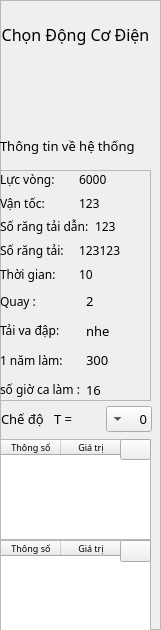
   <widget class="QFrame" name="frame">
    <property name="geometry">
     <rect>
      <x>1</x>
      <y>79</y>
      <width>161</width>
      <height>630</height>
     </rect>
    </property>
    <property name="maximumSize">
     <size>
      <width>180</width>
      <height>630</height>
     </size>
    </property>
    <property name="font">
     <font>
      <family>Noto Sans</family>
      <pointsize>10</pointsize>
     </font>
    </property>
    <property name="styleSheet">
     <string notr="true"/>
    </property>
    <property name="frameShape">
     <enum>QFrame::StyledPanel</enum>
    </property>
    <property name="frameShadow">
     <enum>QFrame::Raised</enum>
    </property>
    <widget class="QPushButton" name="Setting_engine">
     <property name="geometry">
      <rect>
       <x>0</x>
       <y>50</y>
       <width>151</width>
       <height>81</height>
      </rect>
     </property>
     <property name="styleSheet">
      <string notr="true">  #Setting_engine{  border-width: 9px;
    border-radius: 10px;
    border-color:rgba(0,0,0,0.5); ;
    font: bold 14px;
    padding: 1px}
#Setting_engine:hover{
background-color:	rgba(116, 114, 157, 0.2);
}
</string>
     </property>
     <property name="text">
      <string/>
     </property>
    </widget>
    <widget class="QLabel" name="label_2">
     <property name="geometry">
      <rect>
       <x>0</x>
       <y>9</y>
       <width>151</width>
       <height>51</height>
      </rect>
     </property>
     <property name="font">
      <font>
       <family>Noto Sans</family>
       <pointsize>12</pointsize>
      </font>
     </property>
     <property name="text">
      <string>Chọn Động Cơ Điện</string>
     </property>
     <property name="alignment">
      <set>Qt::AlignCenter</set>
     </property>
    </widget>
    <widget class="QLabel" name="label_3">
     <property name="geometry">
      <rect>
       <x>0</x>
       <y>130</y>
       <width>141</width>
       <height>31</height>
      </rect>
     </property>
     <property name="text">
      <string>Thông tin về hệ thống</string>
     </property>
    </widget>
    <widget class="QFrame" name="frame_2">
     <property name="geometry">
      <rect>
       <x>0</x>
       <y>170</y>
       <width>151</width>
       <height>231</height>
      </rect>
     </property>
     <property name="cursor">
      <cursorShape>PointingHandCursor</cursorShape>
     </property>
     <property name="frameShape">
      <enum>QFrame::StyledPanel</enum>
     </property>
     <property name="frameShadow">
      <enum>QFrame::Raised</enum>
     </property>
     <widget class="QWidget" name="layoutWidget_6">
      <property name="geometry">
       <rect>
        <x>0</x>
        <y>0</y>
        <width>151</width>
        <height>231</height>
       </rect>
      </property>
      <layout class="QVBoxLayout" name="verticalLayout_4">
       <item>
        <layout class="QVBoxLayout" name="verticalLayout_3">
         <item>
          <layout class="QHBoxLayout" name="horizontalLayout">
           <item>
            <widget class="QLabel" name="Force_F">
             <property name="font">
              <font>
               <family>Noto Sans</family>
               <pointsize>9</pointsize>
              </font>
             </property>
             <property name="text">
              <string>Lực vòng:</string>
             </property>
            </widget>
           </item>
           <item>
            <widget class="QLabel" name="F_result">
             <property name="font">
              <font>
               <family>Noto Sans</family>
               <pointsize>9</pointsize>
              </font>
             </property>
             <property name="text">
              <string>6000</string>
             </property>
            </widget>
           </item>
          </layout>
         </item>
         <item>
          <layout class="QHBoxLayout" name="horizontalLayout_2">
           <item>
            <widget class="QLabel" name="ver_v">
             <property name="font">
              <font>
               <family>Noto Sans</family>
               <pointsize>9</pointsize>
              </font>
             </property>
             <property name="text">
              <string>Vận tốc:</string>
             </property>
            </widget>
           </item>
           <item>
            <widget class="QLabel" name="v_result">
             <property name="font">
              <font>
               <family>Noto Sans</family>
               <pointsize>9</pointsize>
              </font>
             </property>
             <property name="text">
              <string>123</string>
             </property>
            </widget>
           </item>
          </layout>
         </item>
         <item>
          <layout class="QHBoxLayout" name="horizontalLayout_3">
           <item>
            <widget class="QLabel" name="label_4">
             <property name="font">
              <font>
               <family>Noto Sans</family>
               <pointsize>9</pointsize>
              </font>
             </property>
             <property name="text">
              <string>Số răng tải dẫn:</string>
             </property>
            </widget>
           </item>
           <item>
            <widget class="QLabel" name="grear_small_result">
             <property name="font">
              <font>
               <family>Noto Sans</family>
               <pointsize>9</pointsize>
              </font>
             </property>
             <property name="text">
              <string>123</string>
             </property>
            </widget>
           </item>
          </layout>
         </item>
         <item>
          <layout class="QHBoxLayout" name="horizontalLayout_4">
           <item>
            <widget class="QLabel" name="Gear_number">
             <property name="font">
              <font>
               <family>Noto Sans</family>
               <pointsize>9</pointsize>
              </font>
             </property>
             <property name="text">
              <string>Số răng tải:</string>
             </property>
            </widget>
           </item>
           <item>
            <widget class="QLabel" name="Gear_number_result">
             <property name="font">
              <font>
               <family>Noto Sans</family>
               <pointsize>9</pointsize>
              </font>
             </property>
             <property name="text">
              <string>123123</string>
             </property>
            </widget>
           </item>
          </layout>
         </item>
         <item>
          <layout class="QHBoxLayout" name="horizontalLayout_5">
           <item>
            <widget class="QLabel" name="Time_service">
             <property name="font">
              <font>
               <family>Noto Sans</family>
               <pointsize>9</pointsize>
              </font>
             </property>
             <property name="text">
              <string>Thời gian:</string>
             </property>
            </widget>
           </item>
           <item>
            <widget class="QLabel" name="Time_Service_result">
             <property name="font">
              <font>
               <family>Noto Sans</family>
               <pointsize>9</pointsize>
              </font>
             </property>
             <property name="text">
              <string>10</string>
             </property>
            </widget>
           </item>
          </layout>
         </item>
        </layout>
       </item>
       <item>
        <layout class="QHBoxLayout" name="horizontalLayout_6">
         <item>
          <layout class="QVBoxLayout" name="verticalLayout">
           <item>
            <widget class="QLabel" name="label_8">
             <property name="font">
              <font>
               <family>Noto Sans</family>
               <pointsize>9</pointsize>
              </font>
             </property>
             <property name="text">
              <string>Quay : </string>
             </property>
            </widget>
           </item>
           <item>
            <widget class="QLabel" name="label">
             <property name="font">
              <font>
               <family>Noto Sans</family>
               <pointsize>9</pointsize>
              </font>
             </property>
             <property name="text">
              <string>Tải va đập:</string>
             </property>
            </widget>
           </item>
           <item>
            <widget class="QLabel" name="label_6">
             <property name="font">
              <font>
               <family>Noto Sans</family>
               <pointsize>9</pointsize>
              </font>
             </property>
             <property name="text">
              <string>1 năm làm: </string>
             </property>
            </widget>
           </item>
           <item>
            <widget class="QLabel" name="label_7">
             <property name="font">
              <font>
               <family>Noto Sans</family>
               <pointsize>9</pointsize>
              </font>
             </property>
             <property name="text">
              <string>số giờ ca làm :</string>
             </property>
            </widget>
           </item>
          </layout>
         </item>
         <item>
          <layout class="QVBoxLayout" name="verticalLayout_2">
           <item>
            <widget class="QLabel" name="rotate">
             <property name="text">
              <string>2</string>
             </property>
            </widget>
           </item>
           <item>
            <widget class="QLabel" name="load_mode">
             <property name="text">
              <string>nhe</string>
             </property>
            </widget>
           </item>
           <item>
            <widget class="QLabel" name="work_year">
             <property name="text">
              <string>300</string>
             </property>
            </widget>
           </item>
           <item>
            <widget class="QLabel" name="working_session">
             <property name="text">
              <string>16</string>
             </property>
            </widget>
           </item>
          </layout>
         </item>
        </layout>
       </item>
      </layout>
     </widget>
    </widget>
    <widget class="QWidget" name="layoutWidget_7">
     <property name="geometry">
      <rect>
       <x>1</x>
       <y>405</y>
       <width>151</width>
       <height>28</height>
      </rect>
     </property>
     <layout class="QHBoxLayout" name="horizontalLayout_7">
      <item>
       <widget class="QLabel" name="label_5">
        <property name="font">
         <font>
          <family>Noto Sans</family>
          <pointsize>10</pointsize>
         </font>
        </property>
        <property name="text">
         <string>Chế độ </string>
        </property>
       </widget>
      </item>
      <item>
       <widget class="QLabel" name="label_9">
        <property name="text">
         <string>T =</string>
        </property>
       </widget>
      </item>
      <item>
       <widget class="QComboBox" name="comboBox">
        <property name="layoutDirection">
         <enum>Qt::RightToLeft</enum>
        </property>
        <item>
         <property name="text">
          <string>0</string>
         </property>
        </item>
        <item>
         <property name="text">
          <string>1</string>
         </property>
        </item>
        <item>
         <property name="text">
          <string>2</string>
         </property>
        </item>
        <item>
         <property name="text">
          <string>3</string>
         </property>
        </item>
        <item>
         <property name="text">
          <string>4</string>
         </property>
        </item>
        <item>
         <property name="text">
          <string>5</string>
         </property>
        </item>
       </widget>
      </item>
     </layout>
    </widget>
    <widget class="QFrame" name="frame_3">
     <property name="geometry">
      <rect>
       <x>0</x>
       <y>439</y>
       <width>151</width>
       <height>101</height>
      </rect>
     </property>
     <property name="frameShape">
      <enum>QFrame::StyledPanel</enum>
     </property>
     <property name="frameShadow">
      <enum>QFrame::Raised</enum>
     </property>
     <widget class="QTableWidget" name="tableWidget">
      <property name="geometry">
       <rect>
        <x>0</x>
        <y>0</y>
        <width>151</width>
        <height>101</height>
       </rect>
      </property>
      <attribute name="horizontalHeaderDefaultSectionSize">
       <number>60</number>
      </attribute>
      <column>
       <property name="text">
        <string>Thông số</string>
       </property>
       <property name="font">
        <font>
         <pointsize>7</pointsize>
        </font>
       </property>
      </column>
      <column>
       <property name="text">
        <string>Giá trị</string>
       </property>
       <property name="font">
        <font>
         <pointsize>7</pointsize>
        </font>
       </property>
      </column>
     </widget>
     <widget class="QPushButton" name="zoom2">
      <property name="geometry">
       <rect>
        <x>120</x>
        <y>0</y>
        <width>31</width>
        <height>21</height>
       </rect>
      </property>
      <property name="cursor">
       <cursorShape>PointingHandCursor</cursorShape>
      </property>
      <property name="text">
       <string/>
      </property>
      <property name="icon">
       <iconset resource="../Project_calculating_Gear/qml.qrc">
        <normaloff>:/dowload/Anh_cua_app+do_an/zoom.png</normaloff>:/dowload/Anh_cua_app+do_an/zoom.png</iconset>
      </property>
     </widget>
    </widget>
    <widget class="QTableWidget" name="tableWidget_2">
     <property name="geometry">
      <rect>
       <x>0</x>
       <y>540</y>
       <width>151</width>
       <height>91</height>
      </rect>
     </property>
     <attribute name="horizontalHeaderDefaultSectionSize">
      <number>60</number>
     </attribute>
     <column>
      <property name="text">
       <string>Thông số</string>
      </property>
      <property name="font">
       <font>
        <pointsize>7</pointsize>
       </font>
      </property>
     </column>
     <column>
      <property name="text">
       <string>Giá trị</string>
      </property>
      <property name="font">
       <font>
        <pointsize>7</pointsize>
       </font>
      </property>
     </column>
    </widget>
    <widget class="QPushButton" name="zoom_2">
     <property name="geometry">
      <rect>
       <x>120</x>
       <y>540</y>
       <width>31</width>
       <height>22</height>
      </rect>
     </property>
     <property name="cursor">
      <cursorShape>PointingHandCursor</cursorShape>
     </property>
     <property name="text">
      <string/>
     </property>
     <property name="icon">
      <iconset resource="../Project_calculating_Gear/qml.qrc">
       <normaloff>:/dowload/Anh_cua_app+do_an/zoom.png</normaloff>:/dowload/Anh_cua_app+do_an/zoom.png</iconset>
     </property>
    </widget>
   </widget>
